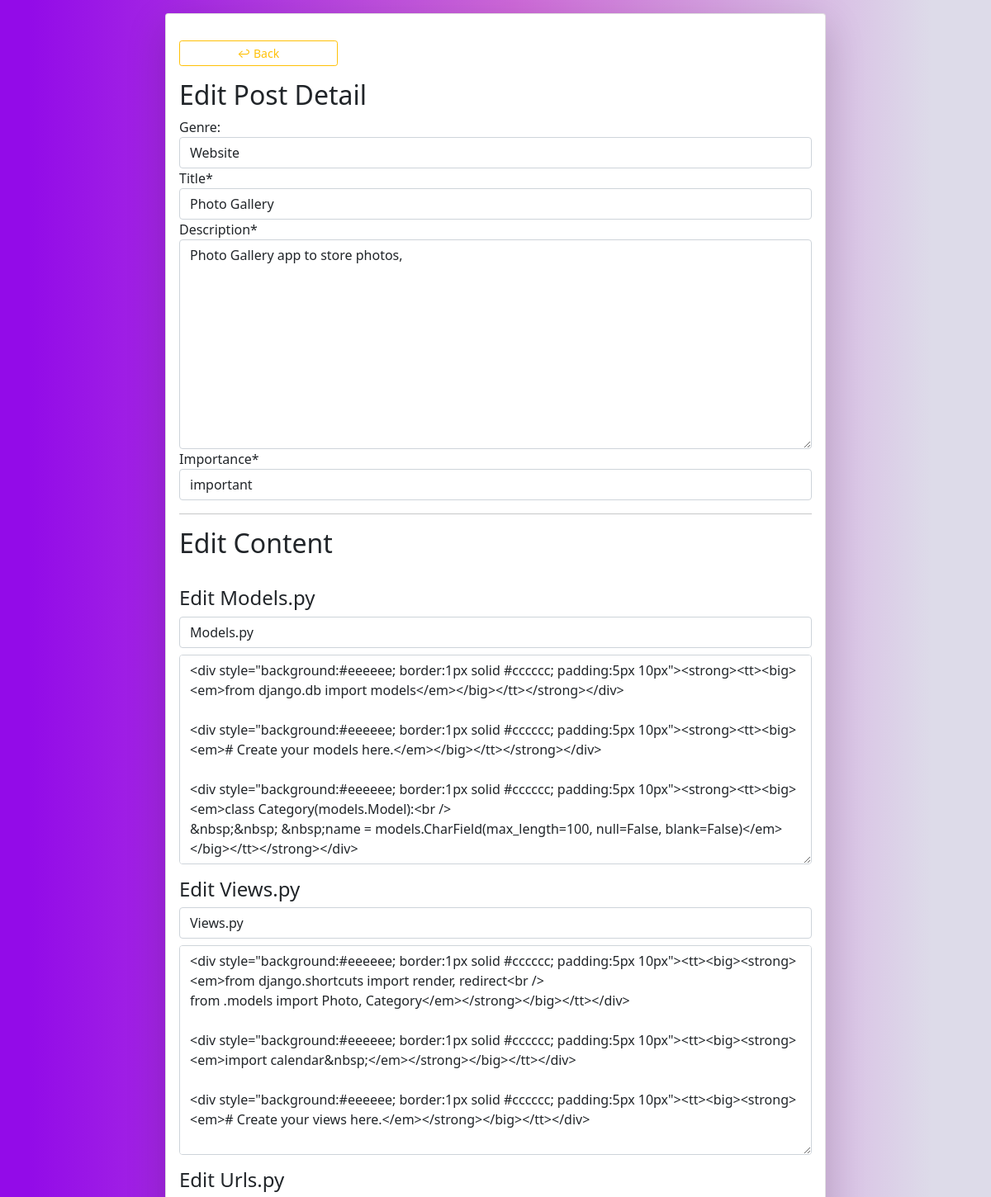
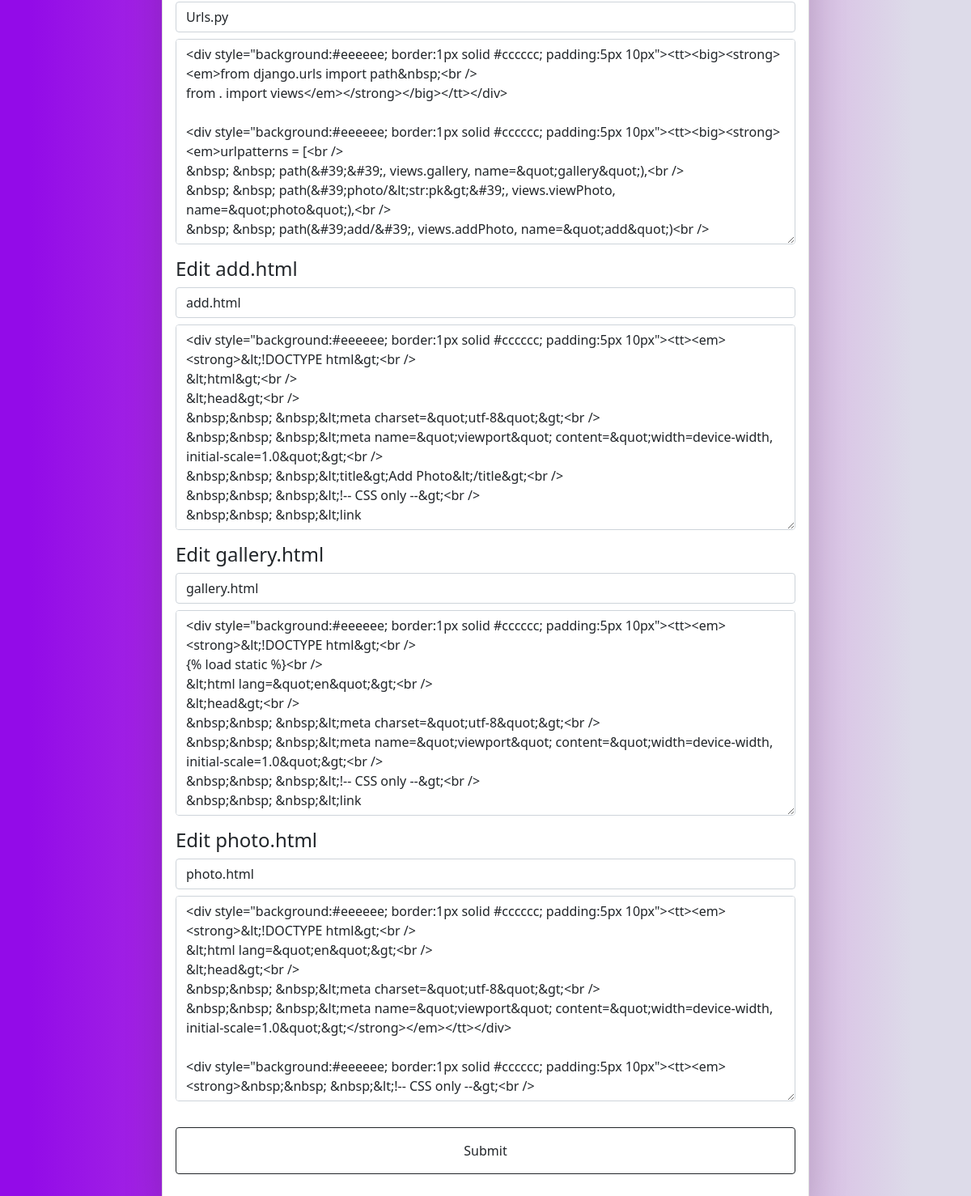
/editpost/87 (signed in), run on the app's committed database (2 pictures, top to bottom).
### codeblog/models.py (models this page shows, shortened)
class Post(models.Model):
	genre = models.ForeignKey(Genre, on_delete=models.SET_NULL, null=True, blank=True )
	title = models.CharField(max_length=100, null=False, blank=False)
	description = models.TextField()
	primary = 'primary'
	secondary = 'secondary'
	success = 'success'
	danger = 'danger'
	warning = 'warning'
	info = 'info'
	dark = 'dark'
	IMPORTANCE_CHOICES = [
        (primary, 'important'),
        (secondary, 'not important'),
        (success, 'very important'),
        (danger, 'urgent'),
        (warning, 'temporary'),
        (info, 'moderate'),
        (dark, 'least important'),
    ]
	importance = models.CharField(max_length=100, null=False, blank=False,
		choices=IMPORTANCE_CHOICES, default=info)
	timestamp = models.DateTimeField(auto_now=False, auto_now_add=True)

class Content(models.Model):
    post = models.ForeignKey(Post, on_delete=models.CASCADE, null=False, blank=False)
    heading = models.CharField(max_length=100, null=False, blank=False)
    code = RichTextField(blank=False, null=False)

### codeblog/views.py (the view, shortened to what this page needs)
# urls.py: path('editpost/<str:pk>', views.EditPost, name="edit"),
@login_required
def EditPost(request, pk):
	post = Post.objects.get(pk=pk)
	form = CodeForm(instance=post)
	genre = GenreSelect(instance=post)
	formlist = []
	formId = []
	post_content = post.content_set.all()
	for content in post_content:
		contentform = ContentForm(instance=content)
		contentform.prefix = content.id
		formId.append(content.id)
		formlist.append(contentform)
	context = {
		'form':form ,
		'genreform':genre,
		"formlist":formlist,
		'postId':post.id
	}
	return render(request, 'codeblog/edit.html', context)

### codeblog/forms.py
class CodeForm(forms.ModelForm):
	class Meta:
		model = Post
		fields = ('title', 'description', 'importance')
		widgets = {
		   'title': forms.TextInput(attrs={'class': 'form-control'}),
		   'description': forms.Textarea(attrs={'class': 'form-control'}),
		   'importance': forms.Select(attrs={'class': 'form-control'})
		}

class GenreSelect(forms.ModelForm):
	class Meta:
		model = Post
		fields = ['genre']
		widgets = {
		'genre': forms.Select(attrs={'class': 'form-control'})
		}

### codeblog/models.py (called while the page is built)
	def __str__(self):
		return self.name

### codeblog/templates/codeblog/edit.html (shortened to what this page needs)
{% extends 'codeblog/base.html' %}
{% load crispy_forms_tags %}
{% block content %}
<section class="container-fluid">
	<div class="row justify-content-center">
		<div class="col-md-8 my-3 card p-3 shadow-lg">
			<a href="{% url 'index' %}" class="btn btn-outline-warning w-25 my-3 btn-sm">&#8617; Back</a>
			<h2>Edit Post Detail</h2>
			<form method="POST" action="{% url 'edit' postId %}">
				{{genreform}}
			    {{form|crispy}}
			    <hr><h2>Edit Content</h2><br>
				{% for contentform in formlist %}
				<h4>Edit {{contentform.heading.value}}</h4>
				<h6>{{contentform.heading}}</h6>
				<div class="form-group">
					<p>{{contentform.code|safe}}</p>
				</div>
				{% endfor %}
				<input class="btn btn-outline-dark my-3 w-100 p-3" type="submit">
			</form>
		</div>
	</div>
</section>
{% endblock %}

### codeblog/templates/codeblog/base.html (style rules this page uses)
body { animation: fadeInAnimation ease 0.5s; animation-iteration-count: 1; animation-fill-mode: forwards; background: rgb(147,11,232); background: linear-gradient(90deg, rgba(147,11,232,1) 3%, rgba(206,105,217,1) 52%, rgba(221,219,233,1) 94%); }

### data on the page
Post: genre "Website", title "Photo Gallery", description "Photo Gallery app to store photos,", importance "important"
Content: heading.value "Models.py"
Content: heading.value "Views.py"
Content: heading.value "Urls.py"
Content: heading.value "add.html"
Content: heading.value "gallery.html"
Content: heading.value "photo.html"
